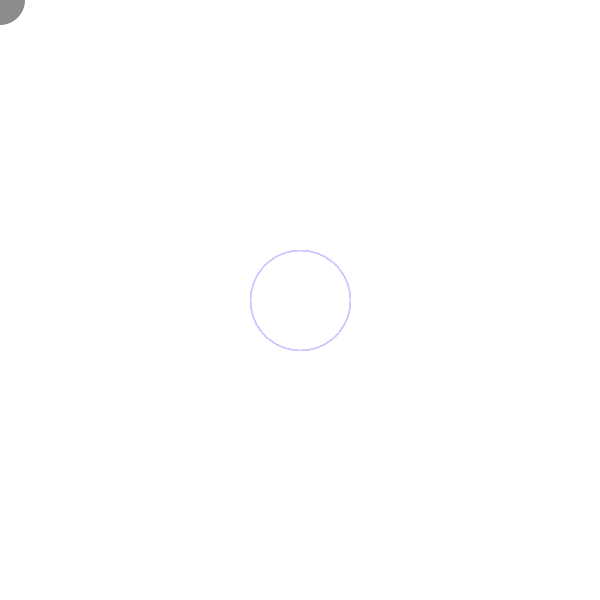
Frame 1 (no input)
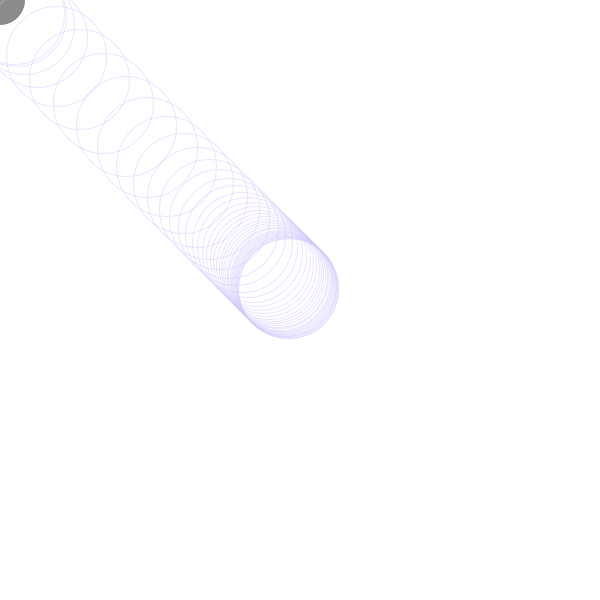
Frame 60 (the mouse pressed at the canvas centre just before this capture)
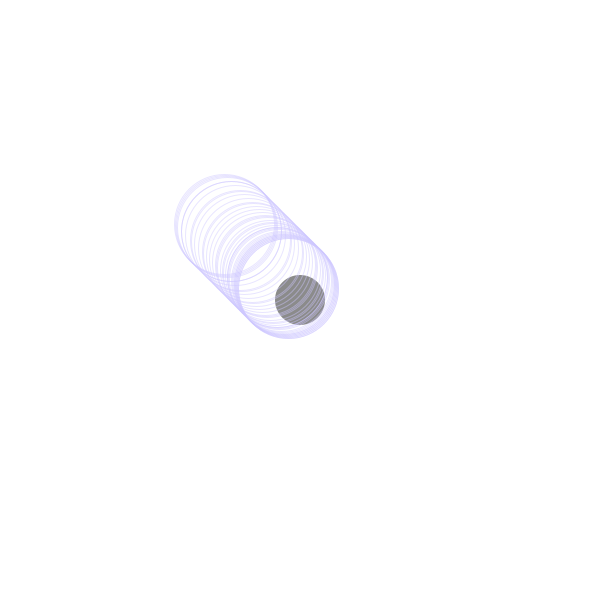
Frame 120 (the mouse held since frame 60 and released just before this capture)

The Processing sketch that drew these frames (run headless with seeded random() and noise(); from frame 60 on, the mouse is pressed at the canvas centre):

// Processing sketch: processing_130334
// ── processing_130334.pde

//Tomas de Camino Beck
//arreglo de nBolas x 2 (con 2 coordenadas 0 es x y 1 es y)
int nBolas = 40;
float[][] bolas = new float[nBolas][2];

void setup() {
  size(600, 600);
  smooth();
  noCursor();
  //inicializa bolas al centro
  for (int i = 0; i<nBolas;i++) {
    bolas[i][0]=width/2;
    bolas[i][1]=height/2;
  }
  ellipseMode(CENTER);
}

void draw() {
  background(255);
  //dibuja el mouse
  fill(139);
  noStroke();
  ellipse(mouseX, mouseY, 50, 50);
  stroke(205, 200, 255, 119);
  noFill();
  //dibuja todas las bolas
  for (int i = 0; i<nBolas;i++) {
    ellipse(bolas[i][0], bolas[i][1], 100, 100);
    bolas[i][0]+=(mouseX-bolas[i][0])/(20+i*i);
    bolas[i][1]+=(mouseY-bolas[i][1])/(20+i*i);
  }
}
